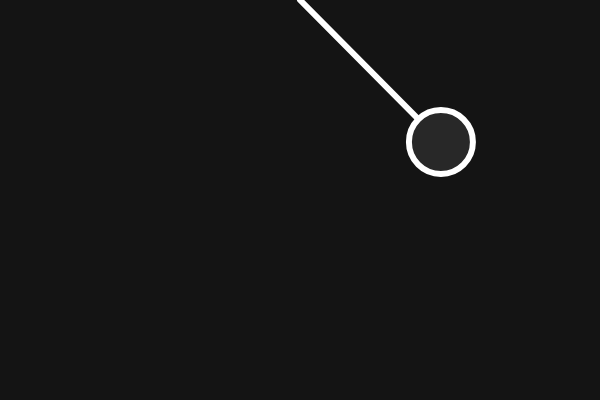
Frame 1 (no input)
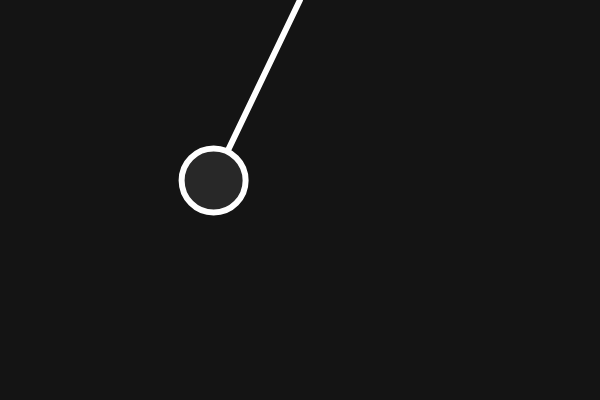
Frame 60 (no input)
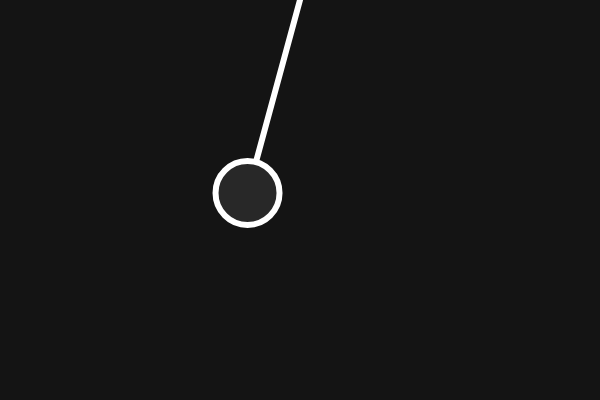
Frame 120 (the mouse pressed at the canvas centre since frame 60)

The p5.js sketch that drew these frames (run headless with seeded random() and noise() and a simulated clock; from frame 60 on, the mouse is pressed at the canvas centre):

// p5.js sketch
// ── sketch.js

let bob;
let len;
let angle;
let origin;
let angleA;
let angleV;
let gravity;

function setup() {

    createCanvas(600, 400);

    angle = PI / 4;
    angleV = 0;
    gravity = 1;
    bob = createVector();
    origin = createVector(300, 0);
    len = 200;
   

}

function draw() {

    background(20);

    let force = gravity * sin(angle);
    
    angleA = -1 * force / len;
    angleV += angleA;
    angle += angleV;
    
    bob.x = len * sin(angle) + origin.x;
    bob.y = len * cos(angle) + origin.y;

    stroke(255);
    strokeWeight(6);
    fill(40);
    line(origin.x, origin.y , bob.x, bob.y);
    circle(bob.x, bob.y ,64);

    // noLoop();

}

// ── pendulum.js
class Pendulum {

    constructor(len, size, angle, gravity, colour) {
        this.len = len;
        this.size = size;
        this.angle = angle;
        this.gravity = gravity;
        this.angleV = 0;
        this.angleA;
        this.colour = colour;
        this.x = this.len * sin(this.angle) + origin.x;
        this.y = this.len * cos(this.angle) + origin.y;
    }

    show() {
        stroke(this.colour, 20);
        // noStroke();
        // strokeWeight(4);
        fill(this.colour, 10);
        line(origin.x, origin.y, this.x, this.y);
        ellipse(this.x, this.y ,this.size);

    }

    update() {
        let force = this.gravity * sin(this.angle);
    
        this.angleA = -1 * force / this.len;
        this.angleV += this.angleA;
        this.angle += this.angleV;
        
        this.x = this.len * sin(this.angle) + origin.x;
        this.y = this.len * cos(this.angle) + origin.y;
    }
}
